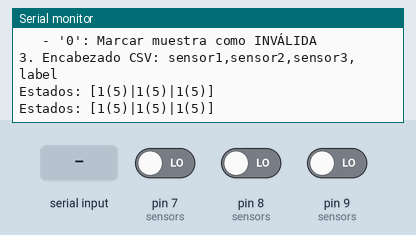
The sketch below on a simulated Arduino Uno, built with avr-gcc and run on an emulated ATmega328P. Parts: the last lines printed to the serial monitor. The inputs (shaded band) are chosen by the test bench; at power-on: pin 7 (sensors) LOW, pin 8 (sensors) LOW, pin 9 (sensors) LOW.

Above: at 1.2 s.
1.3 s: "s90\n" received over Serial
At 1.71 s:
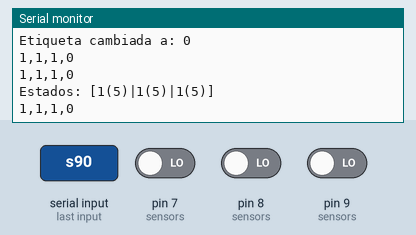
2.8 s: "s,45\n" received over Serial
At 2.97 s:
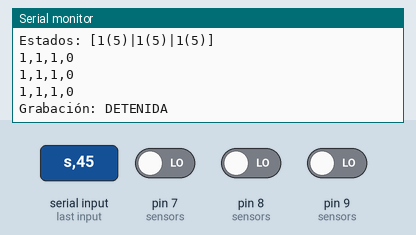
4.3 s: pin 7 (sensors) driven HIGH
At 4.9 s:
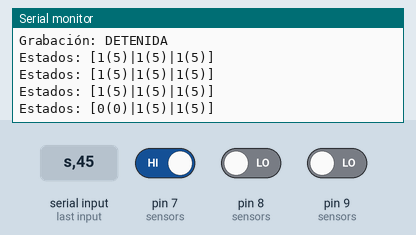
5.8 s: pin 8 (sensors) driven HIGH
At 6.5 s:
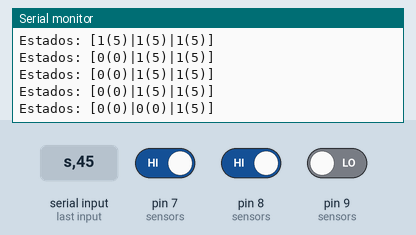
7.3 s: pin 9 (sensors) driven HIGH
At 8.0 s:
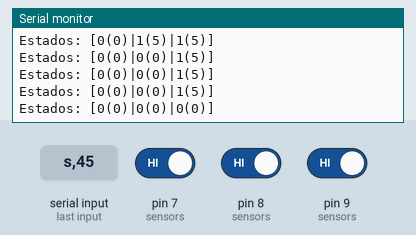
8.8 s: pin 7 (sensors) driven LOW
At 9.5 s:
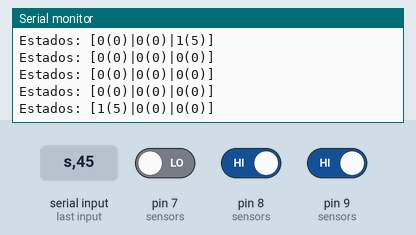

Measured:
- after the input at 1.3 s, the serial monitor: prints a new line at once (image 1)
- after the input at 2.8 s, the serial monitor: prints a new line at once (image 2)
- after the input at 4.3 s, the serial monitor: prints a new line after 0.24 s (image 3)
- after the input at 5.8 s, the serial monitor: prints a new line after 0.25 s (image 4)
- after the input at 7.3 s, the serial monitor: prints a new line after 0.26 s (image 5)
- after the input at 8.8 s, the serial monitor: prints a new line after 0.27 s (image 6)

The sketch:

Creacion-Archivo-CSV.ino
```cpp
const int SENSOR_COUNT = 3;
const int SAMPLES_PER_SECOND = 10;
const int DETECTION_THRESHOLD = 5;  // Mínimo de detecciones consecutivas
unsigned long lastSampleTime = 0;

struct Sensor {
  const char* name;
  unsigned int pin;
  int detectionCount;
  bool lastReportedState;
  unsigned long lastDetectionTime;
};

Sensor sensors[SENSOR_COUNT] = {
  {"Izquierda", 7, 0, false, 0},
  {"Centro",    8, 0, false, 0},
  {"Derecha",   9, 0, false, 0}
};

// Variables para etiquetado
bool recording = false;
char currentLabel = '0';  // '1'=válido, '0'=inválido
unsigned long lastSerialOutput = 0;

void setup() {
  Serial.begin(115200);
  while (!Serial);  // Esperar conexión serial

  Serial.println("Sistema de Captura Mejorado para ML");
  Serial.println("----------------------------------");
  Serial.println("Instrucciones:");
  Serial.println("1. Presione 's' para iniciar/detener grabación");
  Serial.println("2. Durante la grabación:");
  Serial.println("   - '1': Marcar muestra como VÁLIDA");
  Serial.println("   - '0': Marcar muestra como INVÁLIDA");
  Serial.println("3. Encabezado CSV: sensor1,sensor2,sensor3,label");

  for (int i = 0; i < SENSOR_COUNT; i++) {
    pinMode(sensors[i].pin, INPUT);
  }
}

void loop() {
  unsigned long currentTime = millis();

  // Manejo de comandos seriales
  if (Serial.available()) {
    char command = Serial.read();

    if (command == 's') {
      recording = !recording;
      Serial.print("\nGrabación: ");
      Serial.println(recording ? "ACTIVA" : "DETENIDA");
      if (recording) {
        Serial.println("sensor1,sensor2,sensor3,label");
        // Reiniciar estados al comenzar grabación
        for (int i = 0; i < SENSOR_COUNT; i++) {
          sensors[i].detectionCount = 0;
          sensors[i].lastReportedState = false;
        }
      }
    }
    else if (recording && (command == '0' || command == '1')) {
      currentLabel = command;
      Serial.print("Etiqueta cambiada a: ");
      Serial.println(currentLabel);
    }
  }

  // Lectura continua de sensores con filtro de persistencia
  for (int i = 0; i < SENSOR_COUNT; i++) {
    bool currentState = (digitalRead(sensors[i].pin) == LOW);

    if (currentState) {
      sensors[i].detectionCount = min(DETECTION_THRESHOLD, sensors[i].detectionCount + 1);
      sensors[i].lastDetectionTime = currentTime;
    } else {
      // Decrementar solo si ha pasado tiempo desde la última detección
      if (currentTime - sensors[i].lastDetectionTime > 50) {
        sensors[i].detectionCount = max(0, sensors[i].detectionCount - 1);
      }
    }

    // Determinar estado actual basado en conteo
    bool activeState = (sensors[i].detectionCount >= DETECTION_THRESHOLD);

    // Solo reportar cambios de estado
    if (activeState != sensors[i].lastReportedState) {
      sensors[i].lastReportedState = activeState;
    }
  }

  // Captura de muestras periódicas para ML
  if (recording && currentTime - lastSampleTime > 1000/SAMPLES_PER_SECOND) {
    lastSampleTime = currentTime;

    // Reportar estados actuales
    for (int i = 0; i < SENSOR_COUNT; i++) {
      Serial.print(sensors[i].lastReportedState ? "1" : "0");
      if (i < SENSOR_COUNT - 1) Serial.print(",");
    }

    Serial.print(",");
    Serial.println(currentLabel);
  }

  // Debug visual cada 500ms
  if (currentTime - lastSerialOutput > 500) {
    lastSerialOutput = currentTime;
    Serial.print("Estados: [");
    for (int i = 0; i < SENSOR_COUNT; i++) {
      Serial.print(sensors[i].lastReportedState ? "1" : "0");
      Serial.print("(");
      Serial.print(sensors[i].detectionCount);
      Serial.print(")");
      if (i < SENSOR_COUNT - 1) Serial.print("|");
    }
    Serial.println("]");
  }

  delay(5);  // Pequeña pausa para estabilidad
}
```
